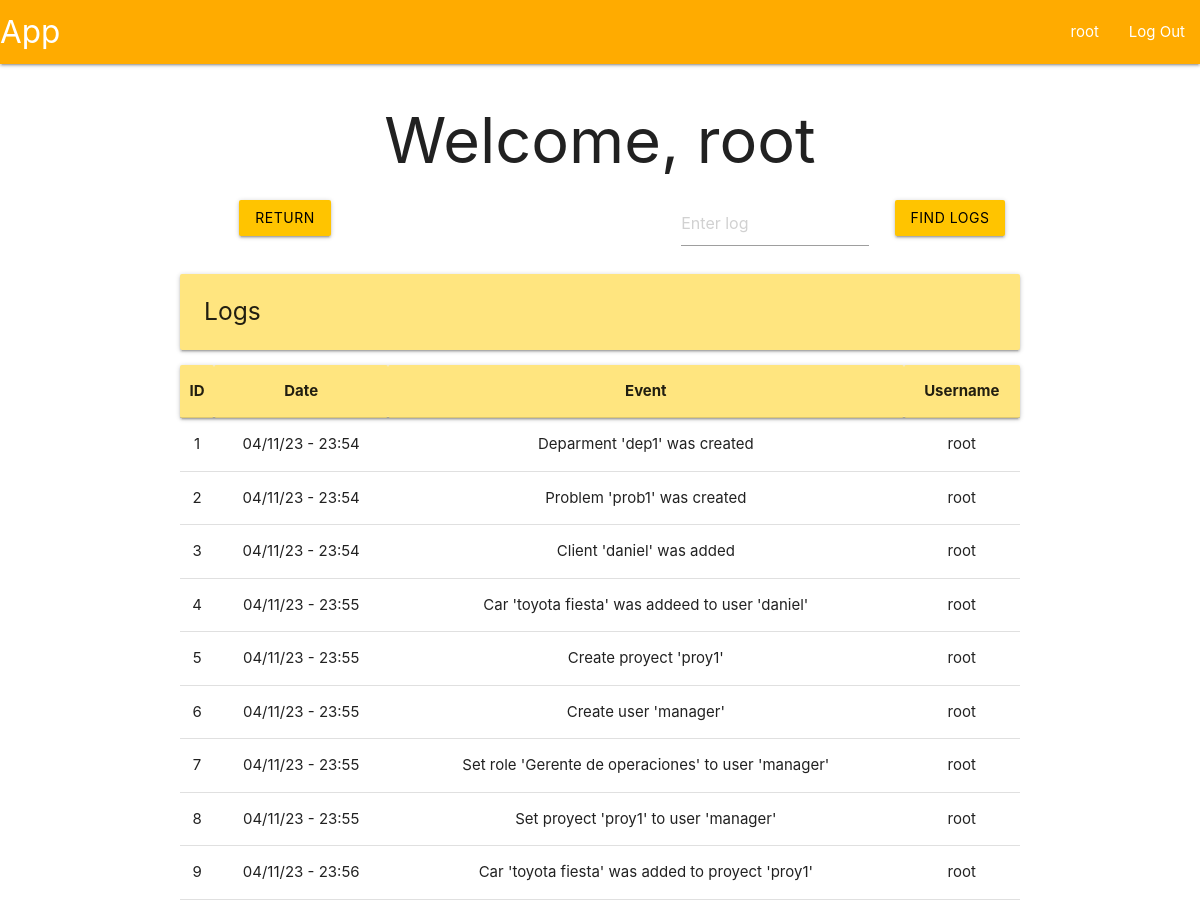
The app's page /logger (signed in), older data.
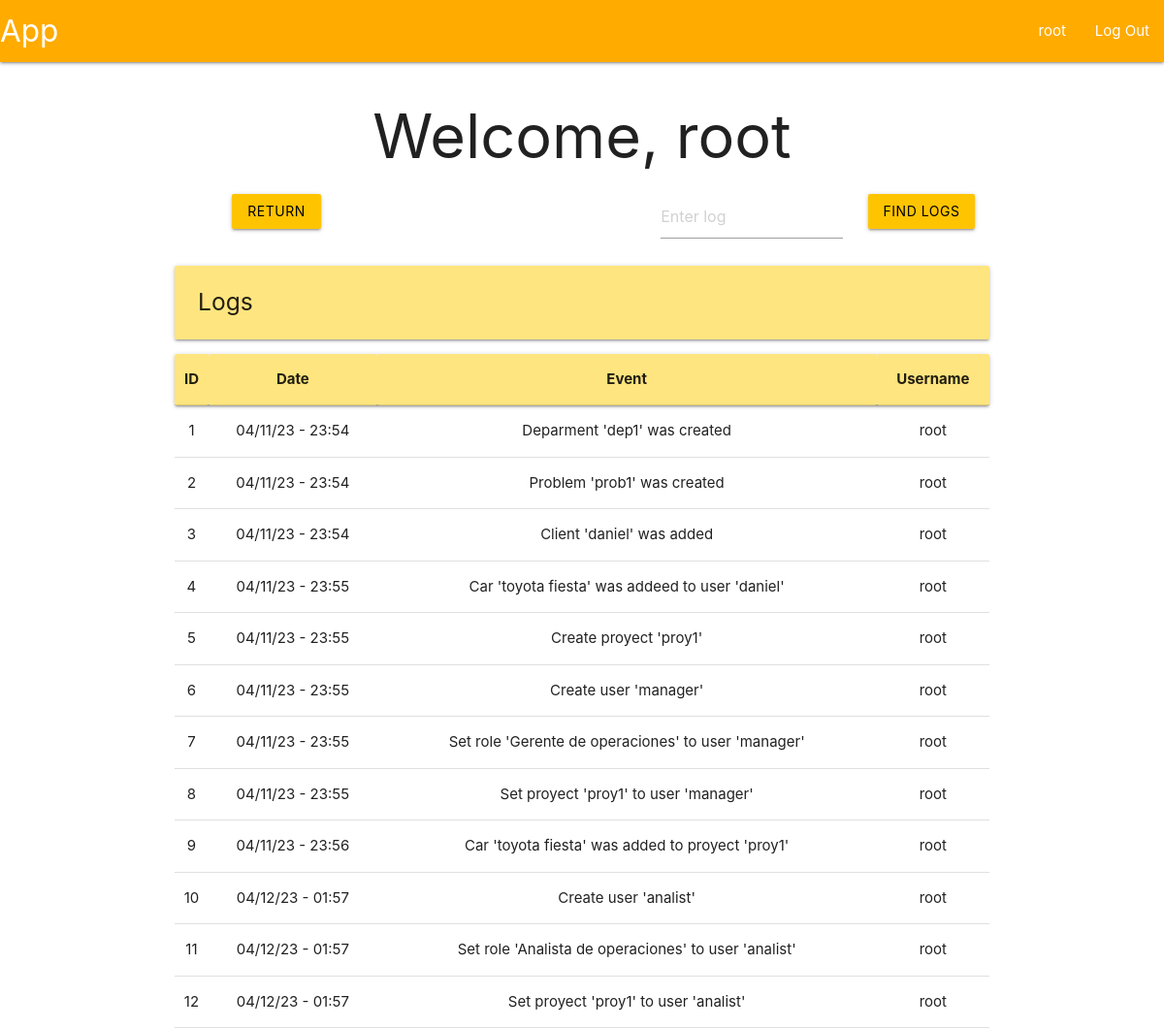
The same page, newer data.
### tables this page shows
CREATE TABLE user (
    id INTEGER PRIMARY KEY AUTOINCREMENT,
    username TEXT UNIQUE NOT NULL,
    firstname TEXT NOT NULL,
    secondname TEXT NOT NULL,
    password TEXT NOT NULL,
    roleId INTEGER,
    proyId INTEGER,
    auth INTEGER,

    FOREIGN KEY (roleId) REFERENCES roles(id),
    FOREIGN KEY (proyId) REFERENCES proyect(id)
);

CREATE TABLE logger (
    id INTEGER PRIMARY KEY AUTOINCREMENT,
    event TEXT NOT NULL,
    date TEXT NOT NULL,
    user TEXT NOT NULL
);

### app/logger.py (the view, shortened to what this page needs)
@bp.route('/logger', methods=('POST', 'GET'))
@login_required
def logger_index():
    db = get_db()
    logs = db.execute(
        'SELECT * FROM logger'
    ).fetchall()
    if g.user['roleId'] != 1:
        logs = db.execute(
            'SELECT * FROM logger WHERE user = ?',
            (g.user['username'],)
        ).fetchall()
    return render_template('index/logger/loggerIndex.html', logs = utilities.dataForLoggerTable(logs))

### app/auth.py (called while the page is built)
@bp.before_app_request
def load_logged_in_user():
    user_id = session.get('user_id')
    if user_id is None:
        g.user = None
    else:
        g.user = get_db().execute(
            "SELECT * FROM user WHERE id = ?",
            (user_id,)
        ).fetchone()

def login_required(view):
    @functools.wraps(view)
    def wrapped_view(**kwargs):
        if g.user is None:
            return redirect(url_for('auth.login'))
        return view(**kwargs)
    return wrapped_view

### app/db.py (called while the page is built)
def get_db():
    if 'db' not in g:
        g.db = sqlite3.connect(
            current_app.config['DATABASE'],
            detect_types = sqlite3.PARSE_DECLTYPES
        )
        g.db.row_factory = sqlite3.Row
    return g.db

### app/utilities.py (called while the page is built)
def dataForLoggerTable(logs):
    data = []
    for log in logs:
        data.append(
            {
                'id': log['id'],
                'date': log['date'],
                'event': log['event'],
                'user': log['user']
            }
        )
    return data

### app/templates/index/logger/loggerIndex.html
{% extends 'base.html' %}
{% block header %}
  <h1> {% block title %}Welcome, {{ g.user['username'] }} {% endblock %}</h1>
{% endblock %}
{% block content %}
<div class="row">
  <form method="POST">
    <div class="col s3">
      <input class="btn waves-effect waves-ligth amber accent-3 black-text" name="return" type="submit" value="Return">
    </div>
  </form>
  <form method="POST">
    <div class="col s3 offset-s4">
      <input placeholder="Enter log" name="find-log" id="log">
    </div>
    <div class="col s2">
      <input class="btn waves-effect waves-ligth amber accent-3 black-text" type="submit" value="Find logs">
    </div>
  </form>
</div>
<div class="left-align">
  <h5 class="card-panel amber accent-1">Logs</h5>
</div>
<table class="centered">
  <thead class="card-panel amber accent-1">
    <tr>
      <th>ID</th>
      <th>Date</th>
      <th>Event</th>
      <th>Username</th>
    </tr>
  </thead>
  <tbody>
    {% for log in logs %}
      <tr>
        <td>{{ log['id'] }}</td>
        <td>{{ log['date'] }}</td>
        <td>{{ log['event'] }}</td>
        <td>{{ log['user'] }}</td>
       </tr>
     {% endfor %}
  </tbody>
</table>
{% endblock %}

### app/templates/base.html (shortened to what this page needs)
<!DOCTYPE html>
<link rel="stylesheet" href="{{ url_for('static', filename='materialize.css') }}">
<link rel="stylesheet" href="{{ url_for('static', filename='style.css') }}">
<nav>
    <div class="nav-wrapper amber accent-4">
      <a href="#" class="brand-logo">App</a>
      <ul class="right hide-n black-text text-black">
        {% if g.user %}
            <li><a href="{{ url_for('user.profile')}}">{{ g.user['username'] }}</span></a>
            <li><a href="{{ url_for('auth.logout') }}">Log Out</a>
        {% else %}
            <li><a href="{{ url_for('auth.register') }}">Register</a>
            <li><a href="{{ url_for('auth.login') }}">Log In</a>
        {% endif %}
      </ul>
    </div>
</nav>
<section class="content container center-align">
    <header>
        {% block header %}{% endblock %}
    </header>
    {% block content %}{% endblock %}
</section>

Row changes from the older to the newer data that the page shows:
added logger: id "10", date "04/12/23 - 01:57", event "Create user 'analist'", user "root"
added logger: id "11", date "04/12/23 - 01:57", event "Set role 'Analista de operaciones' to user 'analist'", user "root"
added logger: id "12", date "04/12/23 - 01:57", event "Set proyect 'proy1' to user 'analist'", user "root"
